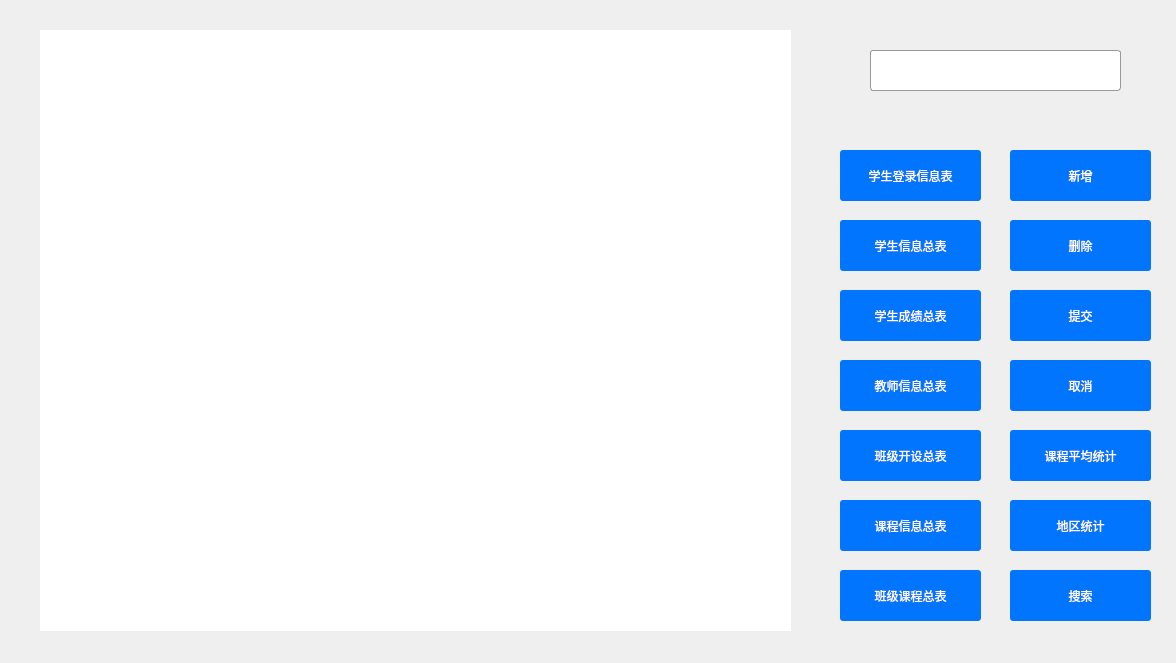
<?xml version="1.0" encoding="UTF-8"?>
<ui version="4.0">
 <class>admin</class>
 <widget class="QWidget" name="admin">
  <property name="geometry">
   <rect>
    <x>0</x>
    <y>0</y>
    <width>1176</width>
    <height>663</height>
   </rect>
  </property>
  <property name="windowTitle">
   <string>Form</string>
  </property>
  <widget class="QPushButton" name="avg">
   <property name="geometry">
    <rect>
     <x>1010</x>
     <y>430</y>
     <width>141</width>
     <height>51</height>
    </rect>
   </property>
   <property name="styleSheet">
    <string notr="true">font: 11pt &quot;黑体&quot;;
color:#ffffff;
background: #0275FF;
border-radius: 3px;</string>
   </property>
   <property name="text">
    <string>课程平均统计</string>
   </property>
  </widget>
  <widget class="QTableView" name="sc">
   <property name="geometry">
    <rect>
     <x>40</x>
     <y>30</y>
     <width>751</width>
     <height>601</height>
    </rect>
   </property>
   <property name="styleSheet">
    <string notr="true">border:none;
  outline:0px;
  background-color:rgb(255,255,255);
  alternate-background-color:  #F6FAFF;</string>
   </property>
  </widget>
  <widget class="QPushButton" name="Maintable">
   <property name="geometry">
    <rect>
     <x>840</x>
     <y>290</y>
     <width>141</width>
     <height>51</height>
    </rect>
   </property>
   <property name="styleSheet">
    <string notr="true">font: 11pt &quot;黑体&quot;;
color:#ffffff;
background: #0275FF;
border-radius: 3px;</string>
   </property>
   <property name="text">
    <string>学生成绩总表</string>
   </property>
  </widget>
  <widget class="QPushButton" name="stu_info">
   <property name="geometry">
    <rect>
     <x>840</x>
     <y>220</y>
     <width>141</width>
     <height>51</height>
    </rect>
   </property>
   <property name="styleSheet">
    <string notr="true">font: 11pt &quot;黑体&quot;;
color:#ffffff;
background: #0275FF;
border-radius: 3px;</string>
   </property>
   <property name="text">
    <string>学生信息总表</string>
   </property>
  </widget>
  <widget class="QPushButton" name="tch">
   <property name="geometry">
    <rect>
     <x>840</x>
     <y>360</y>
     <width>141</width>
     <height>51</height>
    </rect>
   </property>
   <property name="styleSheet">
    <string notr="true">font: 11pt &quot;黑体&quot;;
color:#ffffff;
background: #0275FF;
border-radius: 3px;</string>
   </property>
   <property name="text">
    <string>教师信息总表</string>
   </property>
  </widget>
  <widget class="QPushButton" name="class_2">
   <property name="geometry">
    <rect>
     <x>840</x>
     <y>430</y>
     <width>141</width>
     <height>51</height>
    </rect>
   </property>
   <property name="styleSheet">
    <string notr="true">font: 11pt &quot;黑体&quot;;
color:#ffffff;
background: #0275FF;
border-radius: 3px;</string>
   </property>
   <property name="text">
    <string>班级开设总表</string>
   </property>
  </widget>
  <widget class="QPushButton" name="courses">
   <property name="geometry">
    <rect>
     <x>840</x>
     <y>500</y>
     <width>141</width>
     <height>51</height>
    </rect>
   </property>
   <property name="styleSheet">
    <string notr="true">font: 11pt &quot;黑体&quot;;
color:#ffffff;
background: #0275FF;
border-radius: 3px;</string>
   </property>
   <property name="text">
    <string>课程信息总表</string>
   </property>
  </widget>
  <widget class="QPushButton" name="clscours">
   <property name="geometry">
    <rect>
     <x>840</x>
     <y>570</y>
     <width>141</width>
     <height>51</height>
    </rect>
   </property>
   <property name="styleSheet">
    <string notr="true">font: 11pt &quot;黑体&quot;;
color:#ffffff;
background: #0275FF;
border-radius: 3px;</string>
   </property>
   <property name="text">
    <string>班级课程总表</string>
   </property>
  </widget>
  <widget class="QPushButton" name="login_show">
   <property name="geometry">
    <rect>
     <x>840</x>
     <y>150</y>
     <width>141</width>
     <height>51</height>
    </rect>
   </property>
   <property name="styleSheet">
    <string notr="true">font: 11pt &quot;黑体&quot;;
color:#ffffff;
background: #0275FF;
border-radius: 3px;</string>
   </property>
   <property name="text">
    <string>学生登录信息表</string>
   </property>
  </widget>
  <widget class="QPushButton" name="area">
   <property name="geometry">
    <rect>
     <x>1010</x>
     <y>500</y>
     <width>141</width>
     <height>51</height>
    </rect>
   </property>
   <property name="styleSheet">
    <string notr="true">font: 11pt &quot;黑体&quot;;
color:#ffffff;
background: #0275FF;
border-radius: 3px;</string>
   </property>
   <property name="text">
    <string>地区统计</string>
   </property>
  </widget>
  <widget class="QPushButton" name="insert">
   <property name="geometry">
    <rect>
     <x>1010</x>
     <y>150</y>
     <width>141</width>
     <height>51</height>
    </rect>
   </property>
   <property name="styleSheet">
    <string notr="true">font: 11pt &quot;黑体&quot;;
color:#ffffff;
background: #0275FF;
border-radius: 3px;</string>
   </property>
   <property name="text">
    <string>新增</string>
   </property>
  </widget>
  <widget class="QPushButton" name="submit">
   <property name="geometry">
    <rect>
     <x>1010</x>
     <y>290</y>
     <width>141</width>
     <height>51</height>
    </rect>
   </property>
   <property name="styleSheet">
    <string notr="true">font: 11pt &quot;黑体&quot;;
color:#ffffff;
background: #0275FF;
border-radius: 3px;</string>
   </property>
   <property name="text">
    <string>提交</string>
   </property>
  </widget>
  <widget class="QPushButton" name="delete_2">
   <property name="geometry">
    <rect>
     <x>1010</x>
     <y>220</y>
     <width>141</width>
     <height>51</height>
    </rect>
   </property>
   <property name="styleSheet">
    <string notr="true">font: 11pt &quot;黑体&quot;;
color:#ffffff;
background: #0275FF;
border-radius: 3px;</string>
   </property>
   <property name="text">
    <string>删除</string>
   </property>
  </widget>
  <widget class="QPushButton" name="cancer">
   <property name="geometry">
    <rect>
     <x>1010</x>
     <y>360</y>
     <width>141</width>
     <height>51</height>
    </rect>
   </property>
   <property name="styleSheet">
    <string notr="true">font: 11pt &quot;黑体&quot;;
color:#ffffff;
background: #0275FF;
border-radius: 3px;</string>
   </property>
   <property name="text">
    <string>取消</string>
   </property>
  </widget>
  <widget class="QPushButton" name="search">
   <property name="geometry">
    <rect>
     <x>1010</x>
     <y>570</y>
     <width>141</width>
     <height>51</height>
    </rect>
   </property>
   <property name="styleSheet">
    <string notr="true">font: 11pt &quot;黑体&quot;;
color:#ffffff;
background: #0275FF;
border-radius: 3px;</string>
   </property>
   <property name="text">
    <string>搜索</string>
   </property>
  </widget>
  <widget class="QLineEdit" name="lineEdit">
   <property name="geometry">
    <rect>
     <x>870</x>
     <y>50</y>
     <width>251</width>
     <height>41</height>
    </rect>
   </property>
   <property name="styleSheet">
    <string notr="true">border: 1px solid #999999;
  border-radius: 3px;
  color:#666666;
  font-size:9pt;</string>
   </property>
  </widget>
 </widget>
 <resources/>
 <connections/>
</ui>
